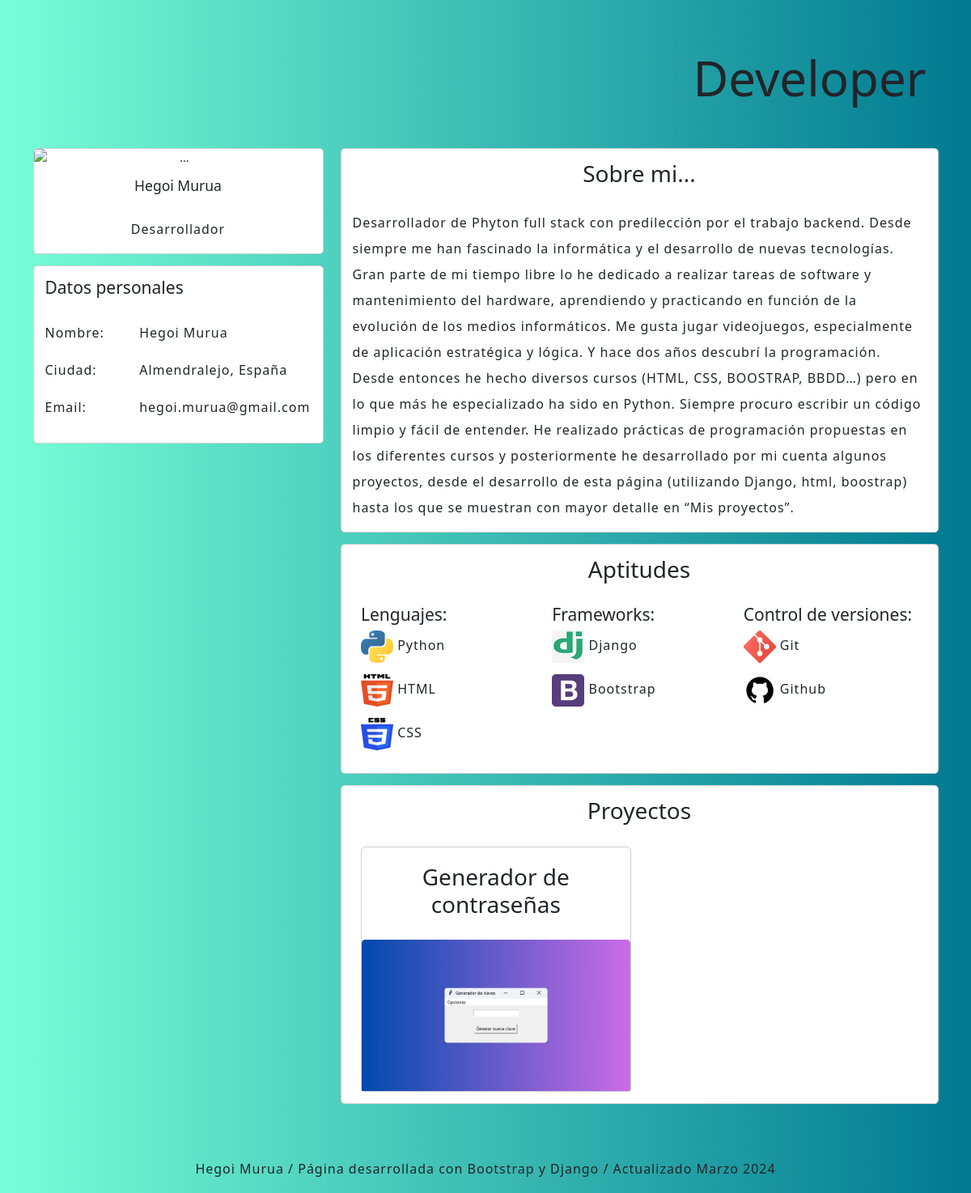
The page / on the database its author committed.
### WebApp/models.py (models this page shows, shortened)
class Categoria(models.Model):
    nombre=models.CharField(max_length=30)
    class Meta:
        verbose_name="categoria"
        verbose_name_plural="categorias"

class Aptitud(models.Model):
    titulo=models.CharField(max_length=30)
    imagen=models.ImageField(upload_to='aptitudes')
    categoria=models.ForeignKey(Categoria, on_delete=models.CASCADE, null=True, blank=True)
    class Meta:
        verbose_name="aptitud"
        verbose_name_plural="aptitudes"

### proyectos/models.py (models this page shows, shortened)
class Proyecto(models.Model):
    titulo=models.CharField(max_length=50)
    imagen_1=models.ImageField(upload_to='proyectos')
    imagen_2=models.ImageField(upload_to='proyectos', null=True, blank=True)
    imagen_3=models.ImageField(upload_to='proyectos', null=True, blank=True)
    imagen_4=models.ImageField(upload_to='proyectos', null=True, blank=True)
    fecha=models.DateField()
    descripcion=models.TextField()
    lenguaje=models.CharField(max_length=50)
    herramientas=models.CharField(max_length=50)
    class Meta:
        verbose_name="proyecto"
        verbose_name_plural="proyectos"

### WebApp/views.py (the view)
# urls.py: 2. Add a URL to urlpatterns:  path('', views.home, name='home')
def home(request):
    proyectos=Proyecto.objects.all()
    aptitudes=Aptitud.objects.all()
    categorias=Categoria.objects.all()
    return render(request, "WebApp/home.html", {"proyectos": proyectos, "aptitudes":aptitudes, "categorias":categorias})

### WebApp/templates/WebApp/home.html
{% extends "WebApp/base.html" %}
{% load static %}
{% block content %}
<main>
    <div class="container">
        <div class="row">
            <div class="col-sm-12 col-md-12 col-lg-4 col-xl-4">
                <div class="col-sm-12 col-md-12 col-lg-12 col-xl-12 my-3">
                    <div class="card" style="text-align: center;">
                        <img src="..." class="card-img-top" alt="...">
                        <div class="card-body">
                        <h5 class="card-title">Hegoi Murua</h5>
                        <p class="card-text">Desarrollador</p>
                        </div>
                    </div>
                </div>
                <div class="col-sm-12 col-md-12 col-lg-12 col-xl-12 my-3">
                    <div class="card">
                        <div class="card-body" style="text-align: auto;">
                            <h4 class="card-title">Datos personales</h5>
                            <div class="row">
                                <div class="col-sm-3 col-md-4 col-lg-4 col-xl-4">
                                    <p >Nombre:</p>
                                </div>
                                <div class="col-sm-9 col-md-8 col-lg-8 col-xl-8">
                                    <p >Hegoi Murua</p>
                                </div>
                            </div>
                            <div class="row">
                                <div class="col-sm-3 col-md-4 col-lg-4 col-xl-4">
                                    <p >Ciudad:</p>
                                </div>
                                <div class="col-sm-9 col-md-8 col-lg-8 col-xl-8">
                                    <p >Almendralejo, España</p>
                                </div>
                            </div>
                            <div class="row">
                                <div class="col-sm-3 col-md-4 col-lg-4 col-xl-4">
                                    <p >Email:</p>
                                </div>
                                <div class="col-sm-9 col-md-8 col-lg-8 col-xl-8">
                                    <p >hegoi.murua@gmail.com</p>
                                </div>
                            </div>
                        </div>
                    </div>
                </div>
            </div>
            <div class="col-sm-12 col-md-12 col-lg-8 col-xl-8">
                <div class="col-sm-12 col-md-12 col-lg-12 col-xl-12 my-3">
                    <div class="card">
                        <div class="card-body">
                        <h2 class="card-title" style="text-align: center;">Sobre mi...</h2>
                        <p class="card-text">Desarrollador de Phyton full stack con predilección por el trabajo backend.
                            Desde siempre me han fascinado la informática y el desarrollo de nuevas tecnologías.
                            Gran parte de mi tiempo libre lo he dedicado a realizar tareas de software y mantenimiento del hardware,
                            aprendiendo y practicando en función de la evolución de los medios informáticos.
                            Me gusta jugar videojuegos, especialmente de aplicación estratégica y lógica.
                            Y hace dos años descubrí la programación. Desde entonces he hecho diversos cursos
                            (HTML, CSS, BOOSTRAP, BBDD…) pero en lo que más he especializado ha sido en Python.
                            Siempre procuro escribir un código limpio y fácil de entender.
                            He realizado prácticas de programación propuestas en los diferentes cursos y posteriormente
                            he desarrollado por mi cuenta algunos proyectos, desde el desarrollo de esta página
                            (utilizando Django, html, boostrap) hasta los que se muestran con mayor detalle en “Mis proyectos”.
                        </p>
                        </div>
                    </div>
                </div>
                <div class="col-sm-12 col-md-12 col-lg-12 col-xl-12 my-3">
                    <div class="card">
                        <div class="card-body">
                        <h2 class="card-title" style="text-align: center;">Aptitudes</h2>
                            <div class="container">
                                <div class="row">
                                    {% for categoria in categorias %}
                                    <div class="col-sm-12 col-md-6 col-lg-6 col-xl-4">
                                        <h4>{{categoria.nombre}}:</h4>
                                        {% for aptitud in aptitudes %}
                                            {% if aptitud.categoria == categoria %}
                                            <p>
                                                <img src="{{aptitud.imagen.url}}">  {{aptitud.titulo}}
                                            </p>
                                            {% endif %}
                                        {% endfor %}
                                    </div>
                                    {% endfor %}
                                </div>
                            </div>
                        </div>
                    </div>
                </div>
                <div class="col-sm-12 col-md-12 col-lg-12 col-xl-12 my-3">
                    <div class="card">
                        <div class="card-body">
                        <h2 class="card-title" style="text-align: center;">Proyectos</h2>
                        <div class="container">
                            <div class="row">
                            {% for proyecto in proyectos %}
                                <div class="col-sm-12 col-md-12 col-lg-6 col-xl-6">
                                <a href="{% url 'selecciona_proyecto' proyecto.id %}">
                                    <div class="card">
                                        <h2 class="card-title" style="text-align: center; padding-top: 20px;">{{proyecto.titulo}}</h2>
                                        <img src="{{proyecto.imagen_1.url}}" class="card-img-top" alt="...">
                                    </div>
                                </a>
                                </div>
                            {% endfor %}
                            </div>
                        </div>
                        </div>
                    </div>
                </div>
            </div>
        </div>
    </div>
</main>
{% endblock %}

### WebApp/static/WebApp/css/gestion.css (style rules this page uses)
html { font-size: 14px; font-family: "Open Sans", sans-serif; }
p, li { font-size: 16px; line-height: 2; letter-spacing: 1px; }
body { background: #007991; background: -webkit-linear-gradient(to right, #78ffd6, #007991); background: linear-gradient(to right, #78ffd6, #007991); }
.card-title { padding-bottom: 20px; }
a { text-decoration: none; }

### rows shown on the page
Categoria: nombre "Lenguajes"
Aptitud: imagen (picture), titulo "Python"
Aptitud: imagen (picture), titulo "HTML"
Aptitud: imagen (picture), titulo "CSS"
Categoria: nombre "Frameworks"
Aptitud: imagen (picture), titulo "Django"
Aptitud: imagen (picture), titulo "Bootstrap"
Categoria: nombre "Control de versiones"
Aptitud: imagen (picture), titulo "Git"
Aptitud: imagen (picture), titulo "Github"
Proyecto: titulo "Generador de contraseñas", imagen_1 (picture)
